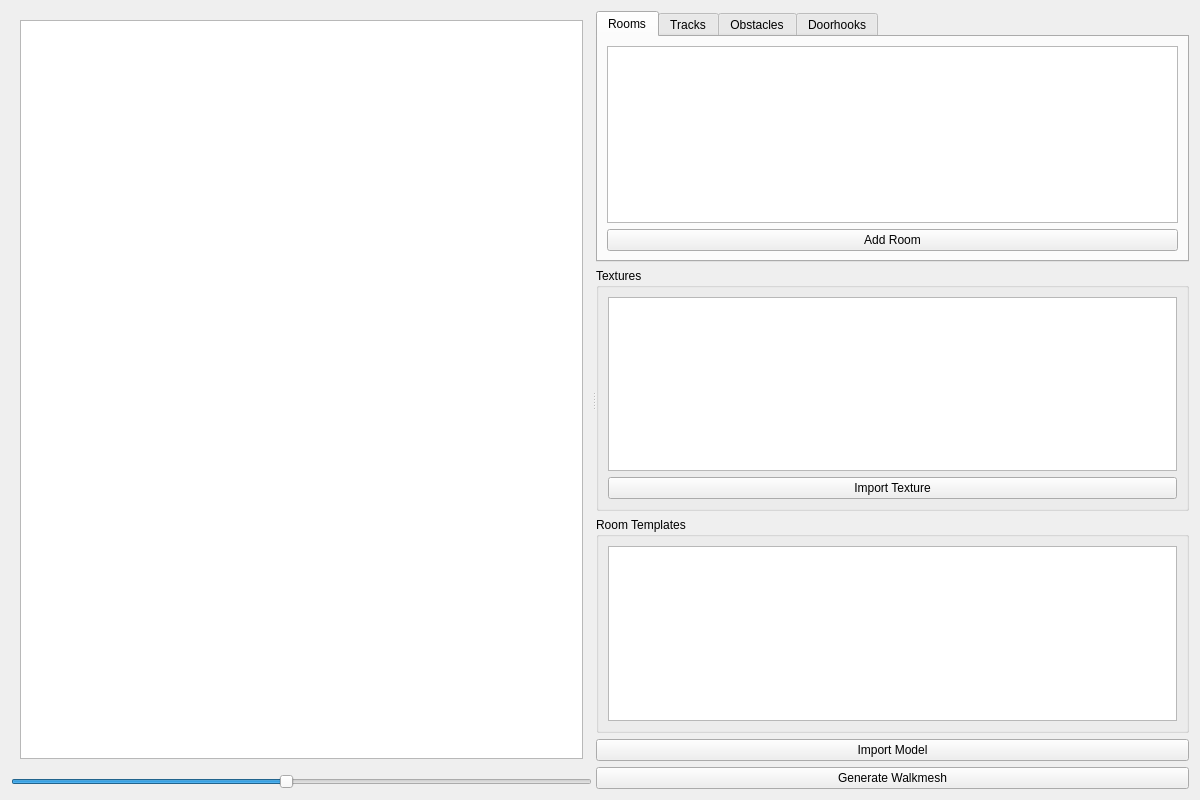
<?xml version="1.0" encoding="UTF-8"?>
<ui version="4.0">
 <class>LYTEditor</class>
 <widget class="QWidget" name="LYTEditor">
  <property name="geometry">
   <rect>
    <x>0</x>
    <y>0</y>
    <width>1200</width>
    <height>800</height>
   </rect>
  </property>
  <property name="windowTitle">
   <string>LYT Editor</string>
  </property>
  <layout class="QHBoxLayout" name="horizontalLayout">
   <item>
    <widget class="QSplitter" name="splitter">
     <property name="orientation">
      <enum>Qt::Horizontal</enum>
     </property>
     <widget class="QWidget" name="leftWidget" native="true">
      <layout class="QVBoxLayout" name="verticalLayout">
       <item>
        <widget class="QStackedWidget" name="viewStack">
         <property name="currentIndex">
          <number>0</number>
         </property>
         <widget class="QWidget" name="topDownPage">
          <layout class="QVBoxLayout" name="verticalLayout_7">
           <item>
            <widget class="QGraphicsView" name="graphicsView">
             <property name="dragMode">
              <enum>QGraphicsView::ScrollHandDrag</enum>
             </property>
             <property name="renderHints">
              <set>QPainter::Antialiasing|QPainter::SmoothPixmapTransform</set>
             </property>
            </widget>
           </item>
          </layout>
         </widget>
         <widget class="QWidget" name="threeDPage">
          <layout class="QVBoxLayout" name="verticalLayout_8">
           <item>
            <widget class="QWidget" name="openGLWidget"/>
           </item>
          </layout>
         </widget>
        </widget>
       </item>
       <item>
        <widget class="QSlider" name="zoomSlider">
         <property name="minimum">
          <number>10</number>
         </property>
         <property name="maximum">
          <number>200</number>
         </property>
         <property name="value">
          <number>100</number>
         </property>
         <property name="orientation">
          <enum>Qt::Horizontal</enum>
         </property>
        </widget>
       </item>
      </layout>
     </widget>
     <widget class="QWidget" name="rightWidget" native="true">
      <layout class="QVBoxLayout" name="verticalLayout_2">
       <item>
        <widget class="QTabWidget" name="tabWidget">
         <widget class="QWidget" name="roomsTab">
          <attribute name="title">
           <string>Rooms</string>
          </attribute>
          <layout class="QVBoxLayout" name="verticalLayout_3">
           <item>
            <widget class="QListWidget" name="roomsList"/>
           </item>
           <item>
            <widget class="QPushButton" name="addRoomButton">
             <property name="text">
              <string>Add Room</string>
             </property>
            </widget>
           </item>
          </layout>
         </widget>
         <widget class="QWidget" name="tracksTab">
          <attribute name="title">
           <string>Tracks</string>
          </attribute>
          <layout class="QVBoxLayout" name="verticalLayout_4">
           <item>
            <widget class="QListWidget" name="tracksList"/>
           </item>
           <item>
            <widget class="QPushButton" name="addTrackButton">
             <property name="text">
              <string>Add Track</string>
             </property>
            </widget>
           </item>
          </layout>
         </widget>
         <widget class="QWidget" name="obstaclesTab">
          <attribute name="title">
           <string>Obstacles</string>
          </attribute>
          <layout class="QVBoxLayout" name="verticalLayout_5">
           <item>
            <widget class="QListWidget" name="obstaclesList"/>
           </item>
           <item>
            <widget class="QPushButton" name="addObstacleButton">
             <property name="text">
              <string>Add Obstacle</string>
             </property>
            </widget>
           </item>
          </layout>
         </widget>
         <widget class="QWidget" name="doorhooksTab">
          <attribute name="title">
           <string>Doorhooks</string>
          </attribute>
          <layout class="QVBoxLayout" name="verticalLayout_6">
           <item>
            <widget class="QListWidget" name="doorhooksList"/>
           </item>
           <item>
            <widget class="QPushButton" name="addDoorHookButton">
             <property name="text">
              <string>Add Door Hook</string>
             </property>
            </widget>
           </item>
          </layout>
         </widget>
        </widget>
       </item>
       <item>
        <widget class="QGroupBox" name="texturesGroupBox">
         <property name="title">
          <string>Textures</string>
         </property>
         <layout class="QVBoxLayout" name="verticalLayout_9">
          <item>
            <widget class="QListWidget" name="textureBrowser"/>
          </item>
          <item>
            <widget class="QPushButton" name="importTextureButton">
             <property name="text">
              <string>Import Texture</string>
             </property>
            </widget>
          </item>
         </layout>
        </widget>
       </item>
       <item>
        <widget class="QGroupBox" name="roomTemplatesGroupBox">
         <property name="title">
          <string>Room Templates</string>
         </property>
         <layout class="QVBoxLayout" name="verticalLayout_10">
          <item>
            <widget class="QListWidget" name="roomTemplateList"/>
          </item>
         </layout>
        </widget>
       </item>
       <item>
        <widget class="QPushButton" name="importModelButton">
         <property name="text">
          <string>Import Model</string>
         </property>
        </widget>
       </item>
       <item>
        <widget class="QPushButton" name="generateWalkmeshButton">
         <property name="text">
          <string>Generate Walkmesh</string>
         </property>
        </widget>
       </item>
      </layout>
     </widget>
    </widget>
   </item>
  </layout>
 </widget>
 <resources/>
 <connections/>
</ui>
